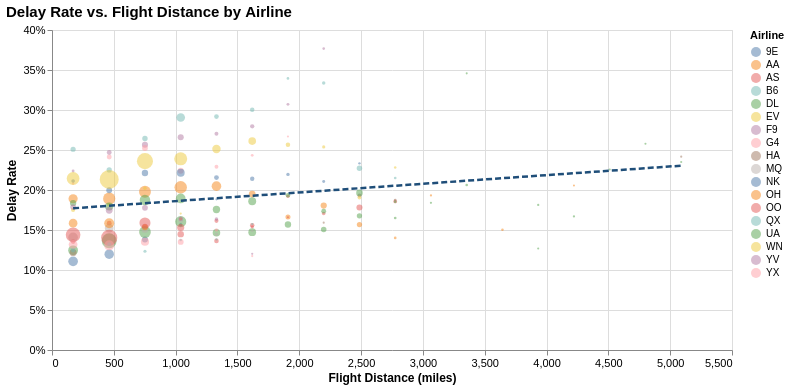

Notebook cell for this chart:
### Markdown cell above
### 4.2 Delay Rate vs. Flight Distance  *(Altair)*
**Chart type:** Altair scatter plot with trend line  
**Why this chart:** A scatter plot is the right tool for exploring a relationship between two continuous variables.

### Code cell
if DISTANCE_COL in df.columns:
    df['DIST_BUCKET'] = pd.cut(df[DISTANCE_COL], bins=20)
    dist_agg = (
        df.groupby(['DIST_BUCKET', CARRIER_COL], observed=True)
        .agg(delay_rate=('IS_DELAYED','mean'), count=('IS_DELAYED','count'))
        .query('count > 100')
        .reset_index()
    )
    dist_agg['dist_mid'] = dist_agg['DIST_BUCKET'].apply(lambda x: x.mid)
    dist_agg = dist_agg.drop(columns=['DIST_BUCKET'])  # ← drop the Interval column

    base = alt.Chart(dist_agg)

    scatter = base.mark_circle(opacity=0.5, size=35).encode(
        x=alt.X('dist_mid:Q',   axis=alt.Axis(title='Flight Distance (miles)')),
        y=alt.Y('delay_rate:Q', axis=alt.Axis(format='%', title='Delay Rate')),
        color=alt.Color(f'{CARRIER_COL}:N', scale=alt.Scale(scheme='tableau10'),
                        legend=alt.Legend(title='Airline')),
        size=alt.Size('count:Q', legend=None),
        tooltip=[
            alt.Tooltip(f'{CARRIER_COL}:N', title='Airline'),
            alt.Tooltip('dist_mid:Q',       title='Approx Distance (mi)', format='.0f'),
            alt.Tooltip('delay_rate:Q',     title='Delay Rate', format='.1%'),
            alt.Tooltip('count:Q',          title='Flights')
        ]
    )

    trend = base.transform_regression(
        'dist_mid', 'delay_rate'
    ).mark_line(
        color='#1F4E79', strokeWidth=2.5, strokeDash=[6, 3]
    ).encode(
        x='dist_mid:Q',
        y='delay_rate:Q'
    )

    chart_dist = (
        (scatter + trend)
        .properties(
            title='Delay Rate vs. Flight Distance by Airline',
            width=680, height=320
        )
        .configure_title(fontSize=15, anchor='start')
        .configure_axis(labelFontSize=11, titleFontSize=12)
        .interactive()
    )

    display(chart_dist)
else:
    print(f'{DISTANCE_COL} column not found — update DISTANCE_COL above.')

### Figure 1 — Vega-Lite specification as saved in the notebook (floating-point values rounded to 4 significant figures; data arrays with more than 128 entries replaced by an {"elided": "..."} marker saying what was removed)
{"config": {"view": {"continuousWidth": 300, "continuousHeight": 300}, "axis": {"labelFontSize": 11, "titleFontSize": 12}, "title": {"anchor": "start", "fontSize": 15}}, "layer": [{"mark": {"type": "circle", "opacity": 0.5, "size": 35}, "encoding": {"color": {"field": "AIRLINE_CODE", "legend": {"title": "Airline"}, "scale": {"scheme": "tableau10"}, "type": "nominal"}, "size": {"field": "count", "legend": null, "type": "quantitative"}, "tooltip": [{"field": "AIRLINE_CODE", "title": "Airline", "type": "nominal"}, {"field": "dist_mid", "format": ".0f", "title": "Approx Distance (mi)", "type": "quantitative"}, {"field": "delay_rate", "format": ".1%", "title": "Delay Rate", "type": "quantitative"}, {"field": "count", "title": "Flights", "type": "quantitative"}], "x": {"axis": {"title": "Flight Distance (miles)"}, "field": "dist_mid", "type": "quantitative"}, "y": {"axis": {"format": "%", "title": "Delay Rate"}, "field": "delay_rate", "type": "quantitative"}}, "name": "view_5"}, {"mark": {"type": "line", "color": "#1F4E79", "strokeDash": [6, 3], "strokeWidth": 2.5}, "encoding": {"x": {"field": "dist_mid", "type": "quantitative"}, "y": {"field": "delay_rate", "type": "quantitative"}}, "transform": [{"on": "dist_mid", "regression": "delay_rate"}]}], "data": {"name": "data-ee962b0fea56a5d9c48980778bde8764"}, "height": 320, "params": [{"name": "param_5", "select": {"type": "interval", "encodings": ["x", "y"]}, "bind": "scales", "views": ["view_5"]}], "title": "Delay Rate vs. Flight Distance by Airline", "width": 680, "$schema": "https://vega.github.io/schema/vega-lite/v5.20.1.json", "datasets": {"data-ee962b0fea56a5d9c48980778bde8764": {"elided": "145 records"}}}
